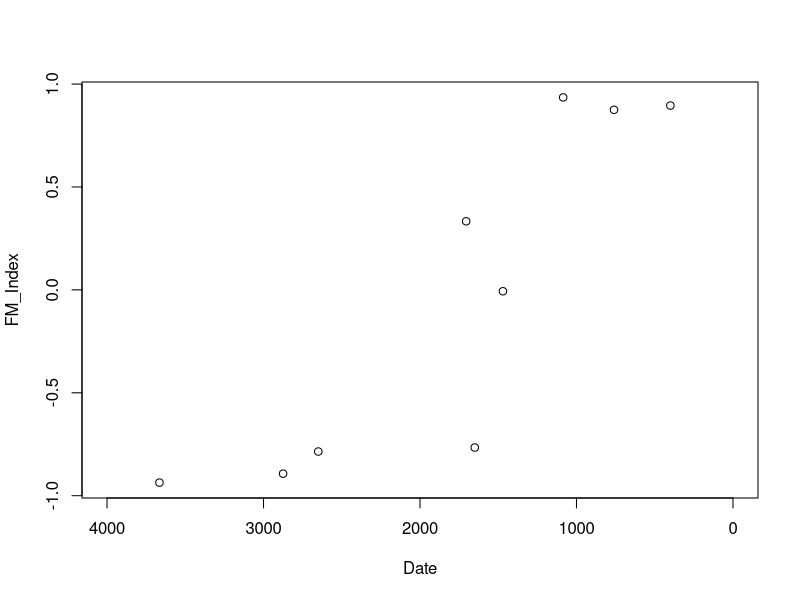

Recreate this plot in R.
## ---- chunk 1
knitr::opts_chunk$set(echo = TRUE)
options(tinytex.verbose = TRUE)
## ---- chunk 2
sac.data <- read.csv("Broughton1994JAS_SacramentoValley.csv")
## ---- chunk 3
head(sac.data) #check the first six rows for each column

colnames(sac.data) #check the column names

nrow(sac.data) #see how many rows this data frame contains
## ---- chunk 4
sac.data$FM_Index

plot(FM_Index ~ Date, data = sac.data, xlim = c(4000, 0))
## ---- chunk 5
cor.test(sac.data$FM_Index, sac.data$Date)
## ---- chunk 6
sac.mod <- lm(FM_Index ~ Date, data = sac.data)
## ---- chunk 7
summary(sac.mod)
## ---- chunk 8
cor.test(sac.data$FM_Index, sac.data$Date)$estimate ^2
